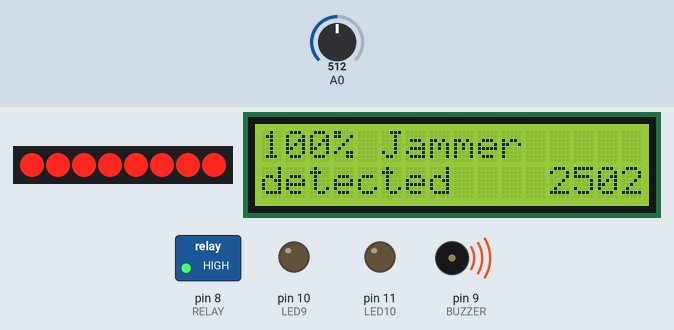
This sketch was run on a simulated Arduino Uno, built with avr-gcc and run on an emulated ATmega328P. Shown: 8 port-expander outputs drawn as a row of LEDs (first output left, lit = HIGH), 16×2 character LCD, switched loads named in the sketch (green lamp = pin HIGH), output pins drawn as LEDs (lit = HIGH), buzzer (waves = sounding, pin HIGH). Wiring (inferred from the names in the program): PCF8574 port expander at I2C address 0x20. Wiring (inferred from the signals the program sends): row of LEDs: on Q0, Q1, Q2, Q3, Q4, Q5, Q6, Q7. The inputs (shaded band) are chosen by the test bench; at power-on: A0 = 512.

Above: at 1.2 s.
1.3 s: A0 set to 209
At 2.7 s:
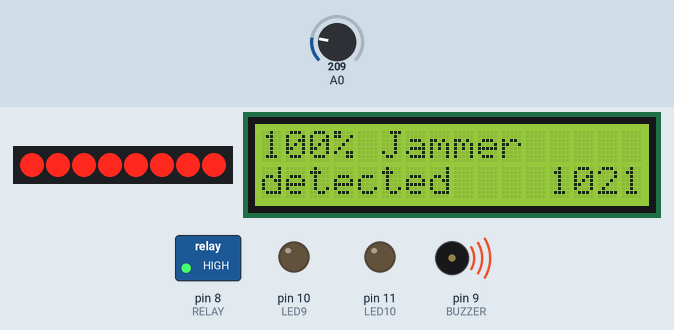
3.0 s: A0 set to 187
At 4.3 s:
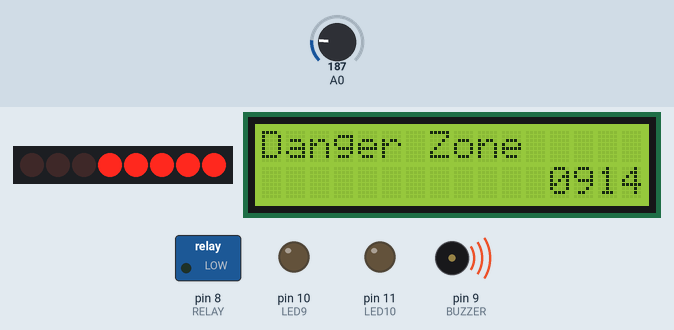
4.9 s: A0 set to 122
At 5.6 s:
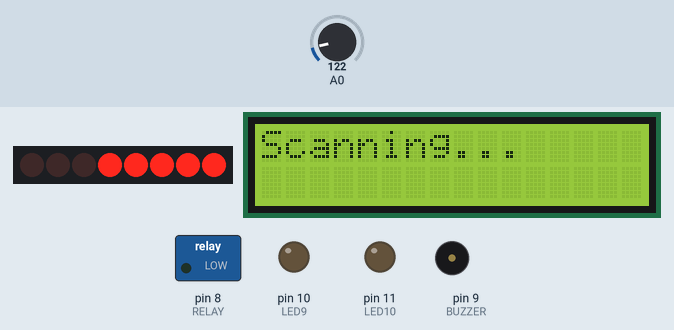
6.5 s: A0 set to 0
At 7.3 s:
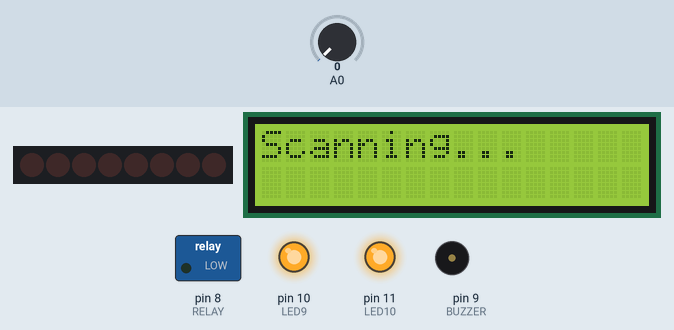
8.0 s: A0 set to 306
At 9.4 s:
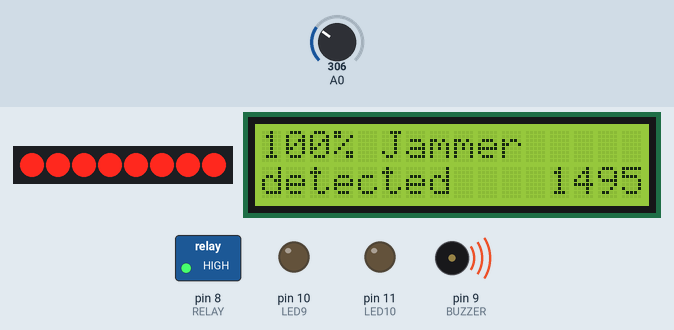
9.8 s: A0 set to 122
At 10.8 s:
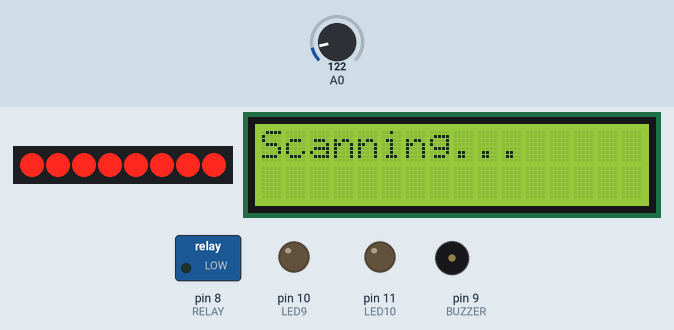
Timing chart, 0 to 12.8 s (numbered marks = the images above; inputs shaded):
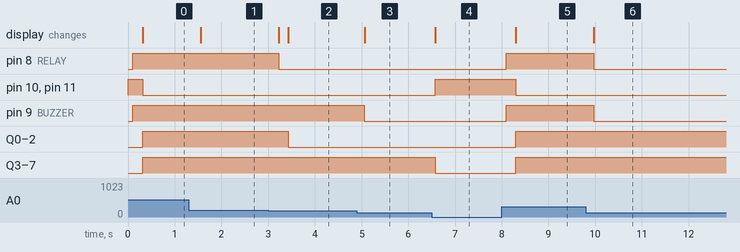

Measured:
- the behaviour switches between 195 and 194 on A0 (found by bisection; images 1 and 2)
- after the input at 1.3 s, the display: changes after 0.26 s (image 1)
- after the input at 3.0 s, pin 8 (RELAY): HIGH → LOW after 0.22 s; Q0–2: HIGH → LOW after 0.43 s; the display: first changes after 0.23 s (image 2 shows a later state)
- after the input at 4.9 s, pin 9 (BUZZER): HIGH → LOW after 0.16 s; the display: changes after 0.16 s (image 3)
- after the input at 6.5 s, pin 10 (LED9), pin 11 (LED10): LOW → HIGH after 0.08 s; Q3–7: HIGH → LOW after 0.08 s; the display: changes after 0.08 s (image 4)
- after the input at 8.0 s, pin 8 (RELAY), pin 9 (BUZZER): LOW → HIGH after 0.09 s; pin 10 (LED9), pin 11 (LED10): HIGH → LOW after 0.30 s; Q0–7: LOW → HIGH after 0.30 s; the display: changes after 0.30 s (image 5)
- after the input at 9.8 s, pin 8 (RELAY), pin 9 (BUZZER): HIGH → LOW after 0.17 s; the display: changes after 0.17 s (image 6)

The sketch:

_2COM_LCD.ino
```cpp
#include <Wire.h>
#include <LiquidCrystal.h>


#define TIME 100
#define BUZZER 9
#define RELAY 8
#define LED9 10
#define LED10 11

int volt;
float v0,a0;
long v;
long reading;
byte state, x;

LiquidCrystal lcd(2, 3, 4, 5, 6, 7);

void setup() {
    Serial.begin(9600);
    pinMode(LED9,OUTPUT);
    pinMode(LED10,OUTPUT);
    x=B11111111;
    digitalWrite(LED9,1);
    digitalWrite(LED10,1);
    Wire.begin();
    PFC8574();
    lcd.begin(16,2);
    pinMode(BUZZER,OUTPUT);//buzzer
    pinMode(RELAY,OUTPUT);//relay
    digitalWrite(13,0);
}

void loop() {

    if(millis()-reading>TIME){
    reading = millis();
    v=readVcc();
    a0= analogRead(A0);
    v0 = v*(a0/1023);
    volt = v0;
    if (volt>=0 && volt<834) state=4; //Scanning...
    if (volt>833 && volt<837)state=0;//Normal Zone
    if (volt>836 && volt<851)state=1;//GSM - Wifi Zone
    if (volt>850 && volt<951){// Danger Zone!
      state=2;
      digitalWrite(BUZZER,1);
      delay(200);
      } else if (volt<850) digitalWrite(BUZZER,0);
     if (volt>950 && volt<6000){//100% jammer detect
      state=3;
      digitalWrite(RELAY,1);
      digitalWrite(BUZZER,1);
      delay(200);
      } else digitalWrite(RELAY,0);

switch (state) {
  case 0:
      lcd.clear();
      lcd.print("Normal Zone");
      lcd.setCursor(12,1);
      lcd.print(volt / 1000 % 10);
      lcd.print(volt / 100 % 10);
      lcd.print(volt / 10 % 10);
      lcd.print(volt % 10);
      lcd.display();
      delay(200);
      break;
  case 1:
      lcd.clear();
      lcd.print("GSM & Wifi Zone");
      lcd.setCursor(12,1);
      lcd.print(volt / 1000 % 10);
      lcd.print(volt / 100 % 10);
      lcd.print(volt / 10 % 10);
      lcd.print(volt % 10);
      lcd.display();
      delay(200);
      break;
  case 2:
      lcd.clear();
      lcd.print("Danger Zone");
      lcd.setCursor(12,1);
      lcd.print(volt / 1000 % 10);
      lcd.print(volt / 100 % 10);
      lcd.print(volt / 10 % 10);
      lcd.print(volt % 10);
      lcd.display();
      delay(200);
    break;
  case 3:
    lcd.clear();
    lcd.print("100% Jammer");
    lcd.setCursor(0,1);
    lcd.print("detected");
    lcd.setCursor(12,1);
    lcd.print(volt / 1000 % 10);
    lcd.print(volt / 100 % 10);
    lcd.print(volt / 10 % 10);
    lcd.print(volt % 10);
    lcd.display();
    break;
   case 4:
    lcd.clear();
    lcd.print("Scanning...");
    lcd.display();
    break;
}
//    Serial.print(volt / 1000 % 10);
//    Serial.print(volt / 100 % 10);
//    Serial.print(volt / 10 % 10);
//    Serial.println(volt % 10);
    }

if (volt==0)              {x=B11111111;PFC8574();digitalWrite(LED9,1);digitalWrite(LED10,1);}
if (volt>829 && volt<843) {x=B00000000;PFC8574();digitalWrite(LED9,1);digitalWrite(LED10,0);}
if (volt>842 && volt<855) {x=B11111111;PFC8574();digitalWrite(LED9,0);digitalWrite(LED10,0);}
if (volt>854 && volt<867) {x=B01111111;PFC8574();digitalWrite(LED9,0);digitalWrite(LED10,0);}
if (volt>866 && volt<879) {x=B00111111;PFC8574();digitalWrite(LED9,0);digitalWrite(LED10,0);}
if (volt>878 && volt<891) {x=B00011111;PFC8574();digitalWrite(LED9,0);digitalWrite(LED10,0);}
if (volt>890 && volt<903) {x=B00001111;PFC8574();digitalWrite(LED9,0);digitalWrite(LED10,0);}
if (volt>902 && volt<915) {x=B00000111;PFC8574();digitalWrite(LED9,0);digitalWrite(LED10,0);}
if (volt>914 && volt<927) {x=B00000011;PFC8574();digitalWrite(LED9,0);digitalWrite(LED10,0);}
if (volt>926 && volt<939) {x=B00000001;PFC8574();digitalWrite(LED9,0);digitalWrite(LED10,0);}
if (volt>938 && volt<6000){x=B00000000;PFC8574();digitalWrite(LED9,0);digitalWrite(LED10,0);}

}

void PFC8574(){
  Wire.beginTransmission(32); // transmit to device #8
  Wire.write(x);              // sends one byte
  Wire.endTransmission();    // stop transmitting
}


long readVcc() {
  // Read 1.1V reference against AVcc
  // set the reference to Vcc and the measurement to the internal 1.1V reference
  #if defined(__AVR_ATmega32U4__) || defined(__AVR_ATmega1280__) || defined(__AVR_ATmega2560__)
    ADMUX = _BV(REFS0) | _BV(MUX4) | _BV(MUX3) | _BV(MUX2) | _BV(MUX1);
  #elif defined (__AVR_ATtiny24__) || defined(__AVR_ATtiny44__) || defined(__AVR_ATtiny84__)
    ADMUX = _BV(MUX5) | _BV(MUX0);
  #elif defined (__AVR_ATtiny25__) || defined(__AVR_ATtiny45__) || defined(__AVR_ATtiny85__)
    ADMUX = _BV(MUX3) | _BV(MUX2);
  #else
    ADMUX = _BV(REFS0) | _BV(MUX3) | _BV(MUX2) | _BV(MUX1);
  #endif

  delay(2); // Wait for Vref to settle
  ADCSRA |= _BV(ADSC); // Start conversion
  while (bit_is_set(ADCSRA,ADSC)); // measuring

  uint8_t low  = ADCL; // must read ADCL first - it then locks ADCH
  uint8_t high = ADCH; // unlocks both

  long result = (high<<8) | low;

  result = 1125300L / result; // Calculate Vcc (in mV); 1125300 = 1.1*1023*1000
  return result; // Vcc in millivolts
}
```
